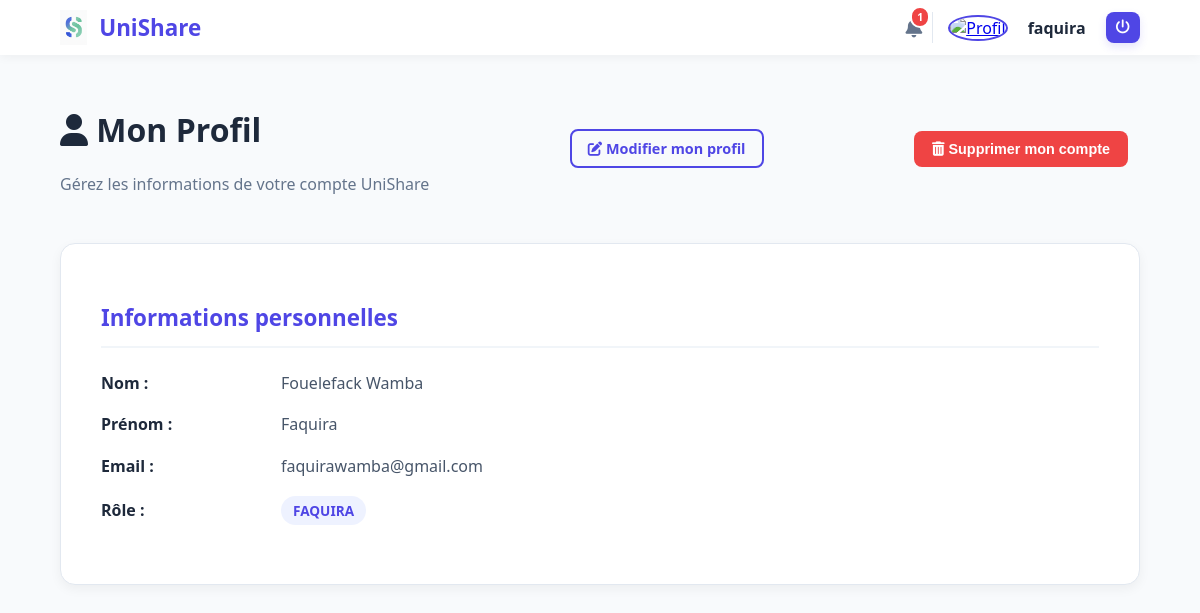
The app's page /profil/ (signed in) with its own data.
### UniShare/models.py (models this page shows, shortened)
class Utilisateur(models.Model):
    class Role(models.TextChoices):
        ETUDIANT = "ETU", "Etudiant"
        ANCIEN = "ANC", "Ancien"
        ADMIN = "ADM", "Administrateur"
    nom = models.fields.CharField(max_length=100)
    prenom = models.fields.CharField(max_length=100)
    email = models.fields.EmailField(unique=True)
    mot_de_passe = models.fields.CharField(max_length=128)  # hashé idéalement
    role = models.fields.CharField(max_length=3, choices=Role.choices, default=Role.ETUDIANT)
    photo = models.ImageField(upload_to="photos/utilisateurs/", blank=True, null=True)
    demande_suppression_en_cours = models.BooleanField(default=False)
    date_demande_suppression = models.DateTimeField(null=True, blank=True)

### UniShare/views.py (the view, shortened to what this page needs)
# urls.py: path("profil/", views.profil, name="profil"),
def profil(request):
    redirection = verifier_connexion(request)
    if redirection:
        return redirection
    user_id = request.session['user_id']
    user_role = request.session.get('user_role')
    utilisateur = Utilisateur.objects.get(id=user_id)
    return render(request, "UniShare/Authentification/profil.html", {
        "utilisateur": utilisateur,
        "user_role": user_role
    })

### UniShare/utils.py (called while the page is built)
def verifier_connexion(request):
    if 'user_id' not in request.session:
        return HttpResponseRedirect(reverse("connexion"))
    return None

def global_notifications(request):
    nb_notif = 0
    if request.session.get('user_id'):
        try:
            etudiant = Etudiant.objects.get(id=request.session['user_id'])
            notifications = Notification.objects.filter(auteur=etudiant, lu=False).order_by('-date')
            nb_notif = notifications.count()
        except Etudiant.DoesNotExist:
            nb_notif = 0
    return {
        'nb_notif': nb_notif
    }

### UniShare/templates/UniShare/Authentification/profil.html (shortened to what this page needs)
{% extends 'UniShare/base.html' %}
{% block content %}
<main class="dashboard-page">
    <div class="page-header">
        <div class="header-titles">
            <h1><i class="fas fa-user"></i> Mon Profil</h1>
            <p class="subtitle">Gérez les informations de votre compte UniShare</p>
        </div>
        <a href="{% url 'modifierProfil' %}" class="btn-nav outline">
            <i class="fas fa-edit"></i> Modifier mon profil
        </a>
        {% if not utilisateur.demande_suppression_en_cours %}
        <form method="post" action="{% url 'supprimerProfil' %}" style="display:inline">
            <button type="submit" class="btn btn-danger confirm-action" data-confirm="Vous allez demander la suppression de votre compte. Vous aurez 30 jours pour annuler cette demande.">
                <i class="fas fa-trash-alt"></i> Supprimer mon compte
            </button>
        </form>
        {% endif %}
    </div>
    <div class="profile-content">
        <div class="profile-section">
            <h2>Informations personnelles</h2>
            <p><strong>Nom :</strong> {{ utilisateur.nom }}</p>
            <p><strong>Prénom :</strong> {{ utilisateur.prenom }}</p>
            <p><strong>Email :</strong> {{ utilisateur.email }}</p>
            <p>
                <strong>Rôle :</strong>
                {% if user_role == "ETU" %}
                    <span class="badge badge-student">Étudiant</span>
                {% elif user_role == "ANC" %}
                    <span class="badge badge-alumni">Ancien</span>
                {% elif user_role == "ADM" %}
                    <span class="badge badge-admin">Administrateur</span>
                {% else %}
                    <span class="badge">{{ user_role }}</span>
                {% endif %}
            </p>
        </div>
    </div>
</main>
{% endblock %}

### UniShare/templates/UniShare/base.html (shortened to what this page needs)
{% load static %}
<!DOCTYPE html>
<html lang="fr">
<head>
    <link rel="stylesheet" href="{% static 'css/style.css' %}">
    <link rel="stylesheet" href="https://cdnjs.cloudflare.com/ajax/libs/font-awesome/6.4.0/css/all.min.css">
</head>
<body>
    <header>
        <div class="logo-area">
            <img src="{% static 'site/logo.png' %}" alt="Logo UniShare" class="logo-img">
            <span class="logo-text">UniShare</span>
        </div>
        <nav>
            <div class="auth-buttons">
                {% if request.session.user_id %}
                    <a href="{% url 'mesNotifications' %}" class="notif-wrapper">
                        <i class="fas fa-bell"></i>
                         {% if nb_notif > 0 %}
                            <span class="notif-badge">{{ nb_notif }}</span>
                        {% endif %}
                    </a>
                    <div class="user-profile-nav">
                        <a href="{% url 'profil' %}" title="Mon profil">
                            {% if request.session.user_photo %}
                                <img src="{{ request.session.user_photo }}" alt="Profil" class="nav-avatar">
                            {% else %}
                                <i class="fas fa-user-circle nav-avatar-icon"></i>
                            {% endif %}
                        </a>
                        <span class="nav-username">{{ request.session.user_prenom }}</span>
                        <a href="{% url 'deconnexion' %}" class="logout-icon btn-logout confirm-action" data-confirm="Voulez-vous vraiment vous déconnecter ?" title="Déconnexion">
                            <i class="fas fa-power-off"></i>
                        </a>
                    </div>
                {% else %}
                    <a href="{% url 'connexion' %}" class="btn-nav outline">Se connecter</a>
                    <a href="{% url 'creerCompte' %}" class="btn-nav primary">S'inscrire</a>
                {% endif %}
            </div>
        </nav>
    </header>
    {% block content %}
    {% endblock %}
</body>
</html>

### UniShare/static/css/style.css (style rules this page uses)
:root { --primary: #4F46E5; --secondary: #10B981; --text: #1E293B; --white: #ffffff; }
body { margin: 0; font-family: 'Segoe UI', sans-serif; background: #f8fafc; height: 100vh; color: var(--text); }
header { display: flex; align-items: center; justify-content: space-between; padding: 10px 5%; background: var(--white); box-shadow: 0 2px 10px rgba(0,0,0,0.05); }
.logo-area { display: flex; align-items: center; gap: 12px; }
.logo-img { height: 35px; }
.logo-text { font-size: 1.4rem; font-weight: 800; color: var(--primary); }
.auth-buttons { display: flex; align-items: center; gap: 20px; margin-left: 15px; }
.notif-wrapper { position: relative; color: #64748b; font-size: 1.2rem; text-decoration: none; transition: 0.3s; }
.notif-badge { position: absolute; top: -8px; right: -8px; background: #ef4444; color: white; font-size: 0.65rem; font-weight: bold; padding: 2px 5px; border-radius: 10px; border: 2px solid white; }
.user-profile-nav { display: flex; align-items: center; gap: 12px; padding-left: 15px; border-left: 1px solid #e2e8f0; }
.nav-avatar { width: 38px; height: 38px; border-radius: 50%; object-fit: cover; border: 2px solid var(--primary); cursor: pointer; }
.logout-icon { color: #94a3b8; text-decoration: none; font-size: 0.9rem; transition: 0.3s; }
.btn-logout { background: var(--primary); color: white !important; padding: 8px 10px; border-radius: 8px; display: inline-flex; align-items: center; justify-content: center; box-shadow: 0 4px 8px rgba(79,70,229,0.15); }
.nav-username { font-weight: 700; margin-left: 8px; margin-right: 8px; color: var(--text); }
nav { display: flex; align-items: center; gap: 20px; }
.auth-buttons { display: flex; align-items: center; gap: 10px; margin-left: 20px; }
.btn-nav { padding: 8px 18px; border-radius: 8px; text-decoration: none; font-size: 0.9rem; font-weight: 600; transition: 0.3s; }
.btn-nav.outline { border: 1.5px solid var(--primary); color: var(--primary); }
.btn { padding: 12px 24px; border-radius: 10px; text-decoration: none; font-weight: 600; margin-right: 12px; display: inline-block; color: white; }
.badge { font-size: 0.7rem; color: var(--primary); font-weight: bold; background: #eef2ff; padding: 2px 8px; border-radius: 5px; }
.page-header { display: flex; justify-content: space-between; align-items: center; margin-bottom: 15px; }
.subtitle { color: #64748b; font-size: 1rem; }
.btn { padding: 10px; border-radius: 8px; text-decoration: none; font-weight: 600; text-align: center; font-size: 0.9rem; }
.dashboard-page { padding: 2rem 5%; max-width: 1200px; margin: 0 auto; }
.profile-content { display: grid; grid-template-columns: 1fr; gap: 2rem; margin-top: 2rem; }
.profile-section { background: white; padding: 2.5rem; border-radius: 15px; box-shadow: 0 4px 12px rgba(0, 0, 0, 0.05); border: 1px solid #e2e8f0; }
.profile-section h2 { color: var(--primary); font-size: 1.4rem; margin-bottom: 1.5rem; padding-bottom: 0.8rem; border-bottom: 2px solid #f1f5f9; }
.profile-section p { margin-bottom: 1.2rem; font-size: 1rem; color: #475569; display: flex; justify-content: flex-start; align-items: center; }
.profile-section p strong { width: 180px; color: #1e293b; font-weight: 600; }
.badge { padding: 5px 12px; border-radius: 20px; font-size: 0.85rem; font-weight: 700; text-transform: uppercase; display: inline-block; }
.btn-danger { background-color: #ef4444; color: white; border: none; padding: 10px 18px; border-radius: 8px; font-weight: 600; cursor: pointer; transition: 0.3s; margin-left: 10px; }
.btn-nav.outline { border: 2px solid var(--primary); color: var(--primary); padding: 8px 16px; border-radius: 8px; text-decoration: none; font-weight: 600; transition: 0.3s; }

### records on screen
Utilisateur: session.user_prenom "faquira", nom "Fouelefack Wamba", prenom "Faquira", email "faquirawamba@gmail.com", prenom "FAQUIRA"

### other values on screen
{{ nb_notif }} "1"
